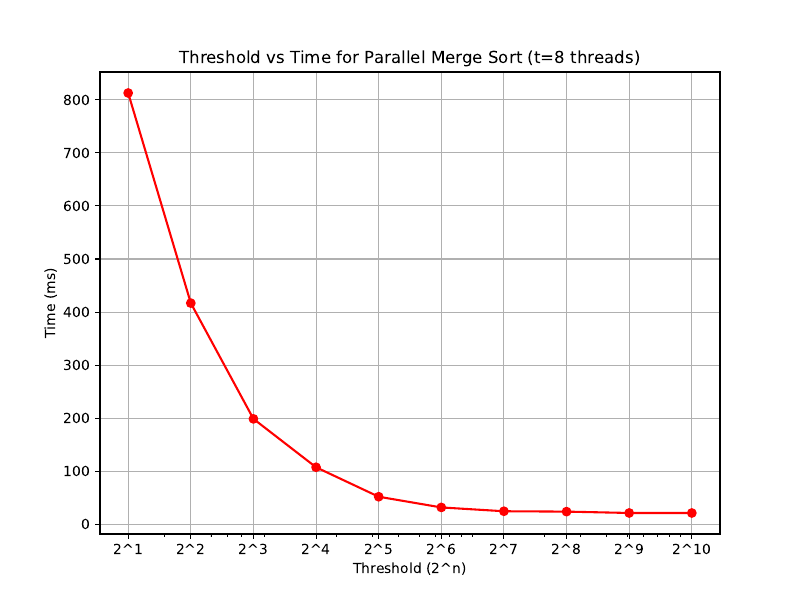

Write Python code to recreate this figure.
import matplotlib.pyplot as plt

thresholds = [2**i for i in range(1, 11)]
times_task3 = [
    812.784, 416.864, 198.729, 107.549, 52.0384, 31.8686, 24.6682, 23.9727, 
    21.4145, 21.3718
]


# Plotting threshold vs time for task3 with t=8 threads with xticks as powers of 2
plt.figure(figsize=(8, 6))
plt.plot(thresholds, times_task3, marker='o', linestyle='-', color='r')
plt.title('Threshold vs Time for Parallel Merge Sort (t=8 threads)')
plt.xlabel('Threshold (2^n)')
plt.ylabel('Time (ms)')
plt.xscale('log')

# Set xticks to powers of 2
plt.xticks(thresholds, [f'2^{i}' for i in range(1, 11)])

plt.grid(True)

# Save the plot as task3_1.pdf with updated xticks
plt.savefig("./task3_ts.pdf")

# Display the plot
plt.show()
